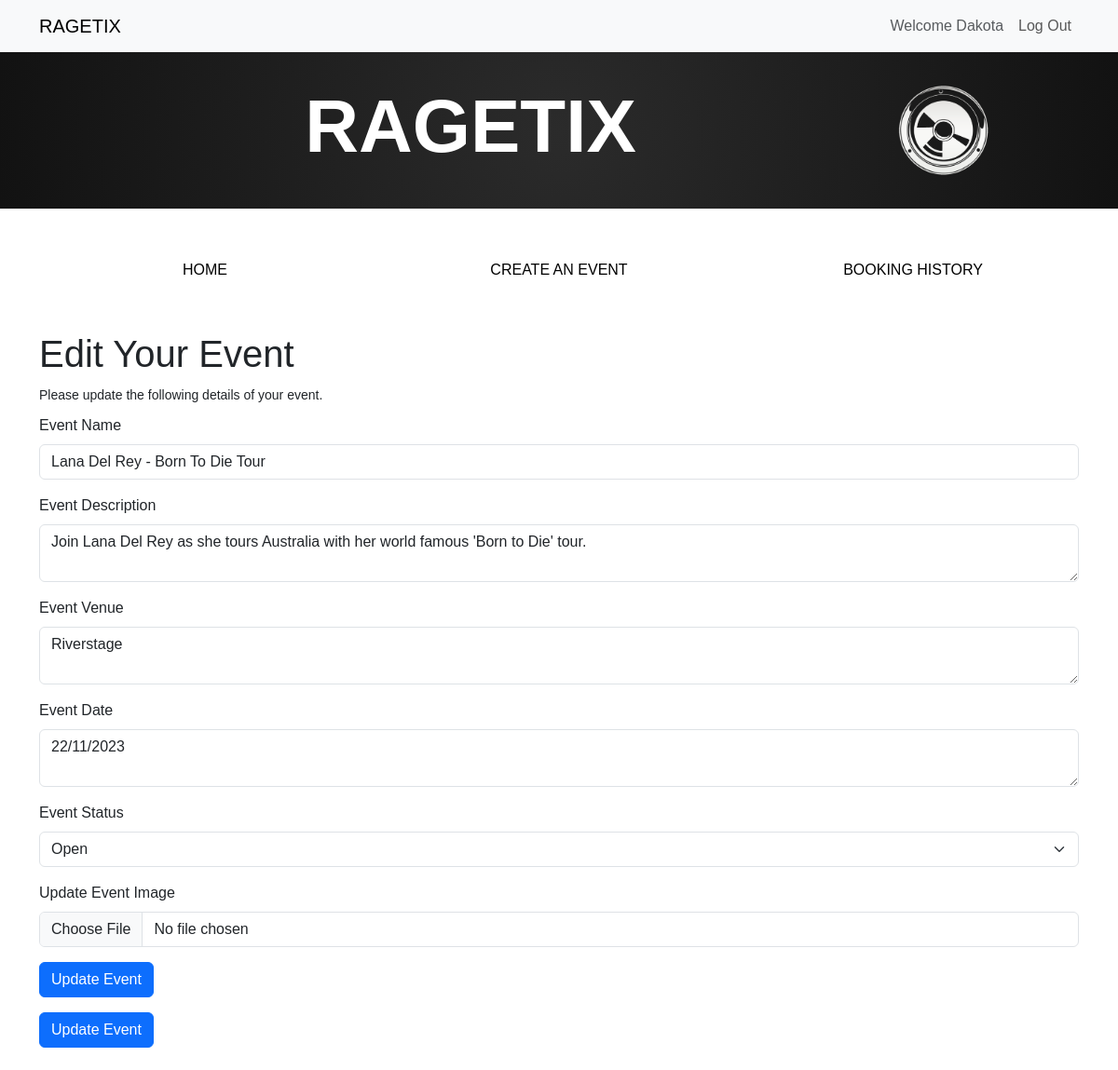
The page /events/edit_event/1 (signed in) on the database its author committed.
### website/models.py (models this page shows, shortened)
class User(db.Model, UserMixin):
    __tablename__ = 'users'
    id = db.Column(db.Integer, primary_key=True)
    name = db.Column(db.String(100), index=True, unique=True, nullable=False)  # User's name
    emailid = db.Column(db.String(100), index=True, nullable=False)  # User's email
    password_hash = db.Column(db.String(255), nullable=False)  # Hashed password
    comments = db.relationship('Comment', backref='user')  # Relationship to comments
    events_created = db.relationship('Event', backref='creator', lazy='dynamic')

class Event(db.Model):
    __tablename__ = 'events'
    id = db.Column(db.Integer, primary_key=True)
    name = db.Column(db.String(80))  # Event name
    description = db.Column(db.String(200))  # Event description
    date = db.Column(db.String(200))  # Event date
    status = db.Column(db.String(200))  # Event date
    venue = db.Column(db.String(200))  # Event venue
    image = db.Column(db.String(400))  # Event image
    comments = db.relationship('Comment', backref='event')  # Relationship to comments
    user_id = db.Column(db.Integer, db.ForeignKey('users.id'))

### website/events.py (the view, shortened to what this page needs)
@bp.route('/edit_event/<int:event_id>', methods=['GET', 'POST'])
@login_required
def edit_event(event_id):
    event = Event.query.get_or_404(event_id)
    form = EditEventForm(obj=event)  # Prefill form with event data
    return render_template('events/edit.html', form=form)

### website/forms.py
class EditEventForm(FlaskForm):
    STATUS_LIST = [
        ('open', 'Open'),
        ('inactive', 'Inactive'),
        ('soldout', 'Sold Out'),
        ('cancelled', 'Event Cancelled'),
    ]
    name = StringField('Event Name', validators=[InputRequired()])
    description = TextAreaField('Event Description', validators=[InputRequired()])
    venue = TextAreaField('Event Venue', validators=[InputRequired()])
    date = TextAreaField('Event Date', validators=[InputRequired()])
    status = SelectField('Event Status', choices=STATUS_LIST)
    image = FileField('Update Event Image', validators=[FileAllowed(ALLOWED_FILE, 'Images only!')])
    submit = SubmitField("Update Event")

### website/templates/events/edit.html
{% extends 'base.html' %}
{% from 'bootstrap5/form.html' import render_form %}
{% block content %}
  <div class="container">
    <div class="row mt-5">
      <div class="col-md-12">
        <h1>Edit Your Event</h1>
        <p>Please update the following details of your event.</p>
        <form method="POST" enctype="multipart/form-data">
          {{ render_form(form) }}
          <div>
            <input type="submit" value="Update Event" class="btn btn-primary">
          </div>
        </form>
      </div>
    </div>
  </div>
{% endblock %}

### website/templates/base.html (shortened to what this page needs)
<html>
<head>
    <link href="https://cdn.jsdelivr.net/npm/bootstrap@5.3.0-alpha3/dist/css/bootstrap.min.css" rel="stylesheet">
</head>
<body>
    <header>
        <nav class="navbar navbar-expand-lg navbar-light bg-light">
            <div class="container">
               <a href="/" class="navbar-brand">RAGETIX</a>
               <div class="collapse navbar-collapse justify-content-end" id="navbarSupportedContent">
                  <div class="navbar-nav ml-auto">
                     {% if current_user.is_authenticated %}
                        <a class="nav-item nav-link disabled text-muted" href="#">Welcome {{current_user.name}}</a>
                        <a class="nav-item nav-link" href="{{ url_for('auth.logout') }}">Log Out</a>
                     {% else %}
                        <a class="nav-item nav-link" href="{{ url_for('auth.register') }}">Register</a>
                        <a class="nav-item nav-link" href="{{ url_for('auth.login') }}">Log In</a>
                     {% endif %}
                  </div>
               </div>
            </div>
         </nav>
<head>
            <link href="https://cdn.jsdelivr.net/npm/bootstrap@5.3.1/dist/css/bootstrap.min.css" rel="stylesheet">
            <link href="../static/style/style1.css" rel="stylesheet">
          </head>
          <body class="mb-4">
            <div class="coloured-jumbotron-2 jumbotron-fluid text-center header-jumbotron mb-5">
              <div class="container">
                <div class="row align-items-center">
                  <div class="col-10 text-center">
                    <h1 class="display-1 bold-text">RAGETIX</h1>
                  </div>
                  <div class="col-1">
                    <img src="../static/image/ragetix-logo.png" alt="RAGETIX Logo" class="float-end" style="max-width: 100px;">
                  </div>
                </div>
              </div>
            </div>
            <div class="container mb-5">
              <div class="row justify-content-center">
                <div class="col-4 text-center">
                  <button type="button" class="btn nav-btn"><a href="/" class="custom-link">HOME</a></button>
                </div>
                <div class="col-4 text-center">
                  <button type="button" class="btn nav-btn btn-block"><a href="{{ url_for('event.create') }}" class="custom-link">CREATE AN EVENT</a></button>
                </div>
                <div class="col-4 text-center">
                  <button type="button" class="btn nav-btn btn-block"><a href="{{ url_for('event.booking_history') }}" class="custom-link">BOOKING HISTORY</a></button>
                </div>
              </div>
            </div>
    </header>
    {% block content %}
    {% endblock %}
</body>
</html>

### website/static/style/style1.css (style rules this page uses)
body { font-family: 'Manrope', sans-serif }
p { font-size: 14px; margin-top: 10px; margin-bottom: 10px; }
.nav-btn { background-color: transparent; border: none; }
.custom-link { color: black; text-decoration: none; }
.header-jumbotron { background-color: #222222; color: white; margin-bottom: 20px; padding: 2rem 1rem; }
.bold-text { font-weight: bold; }
.coloured-jumbotron-2 { background: radial-gradient(circle, #2b2b2b, #121212); }

### rows shown on the page
User: name "Dakota"
Event: name "Lana Del Rey - Born To Die Tour", description "Join Lana Del Rey as she tours Australia with her world famous 'Born to Die' tour.", venue "Riverstage", date "22/11/2023", status "Open"
